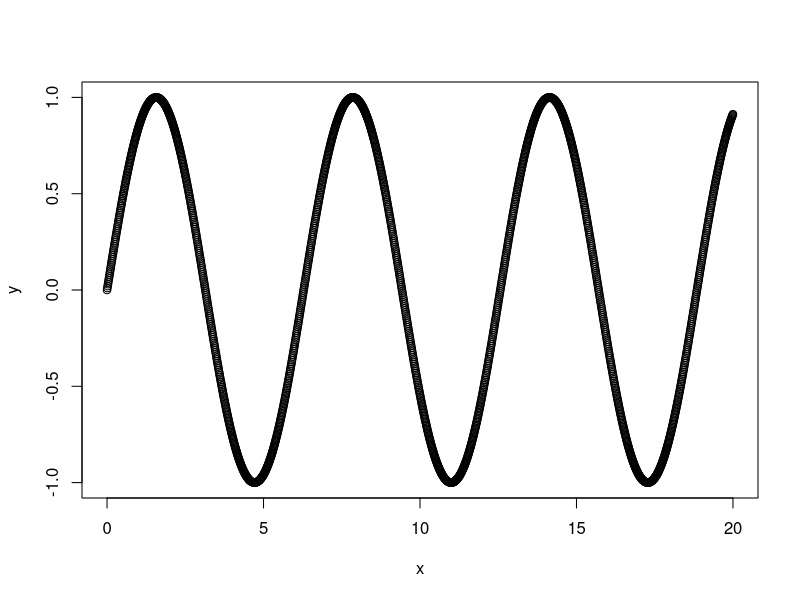
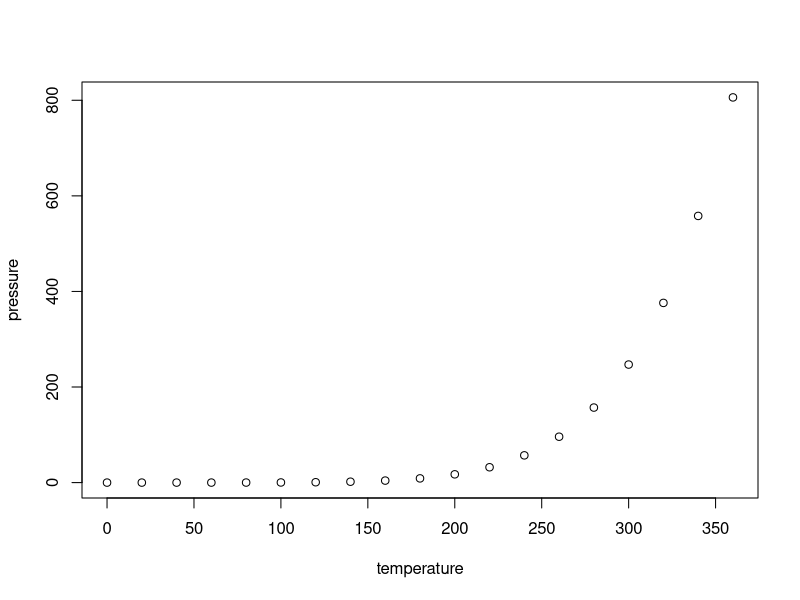

These charts were generated, in order, by the following R code:
## ---- chunk 1
knitr::opts_chunk$set(echo = TRUE)
## ---- chunk 2
x <- seq(0, 20, 0.01)
y <- sin(x)
## ---- chunk 3
sin_df <- data.frame(x,y)
headOfSin <- head(sin_df,3)
headOfSin
## ---- chunk 4
plot(sin_df)
## ---- chunk 5
summary(cars)
## ---- chunk 6
plot(pressure)
